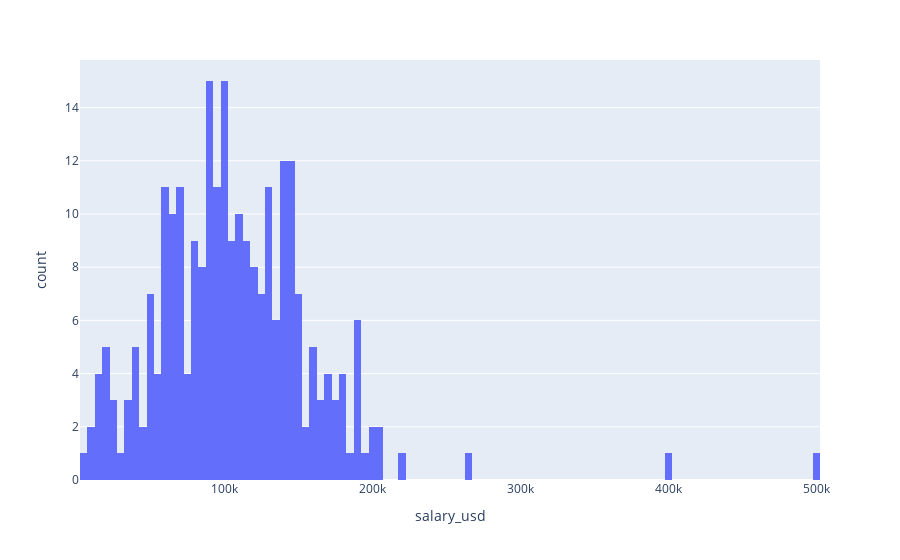

Notebook cell for this chart:
### Code cell
px.histogram(df_joined, x='salary_usd', nbins=100)

### Figure 1 — Plotly figure (JSON) as saved in the notebook; plotly's stock layout.template omitted (floating-point values rounded to 4 significant figures; data arrays with more than 128 entries replaced by an {"elided": "..."} marker saying what was removed)
{"data": [{"alignmentgroup": "True", "bingroup": "x", "hovertemplate": "salary_usd=%{x}<br>count=%{y}<extra></extra>", "legendgroup": "", "marker": {"color": "#636efa", "pattern": {"shape": ""}}, "name": "", "nbinsx": 100, "offsetgroup": "", "orientation": "v", "showlegend": false, "type": "histogram", "x": {"elided": "304 float values"}, "xaxis": "x", "yaxis": "y"}], "layout": {"barmode": "relative", "legend": {"tracegroupgap": 0}, "margin": {"t": 60}, "xaxis": {"anchor": "y", "domain": [0, 1], "title": {"text": "salary_usd"}}, "yaxis": {"anchor": "x", "domain": [0, 1], "title": {"text": "count"}}}}
